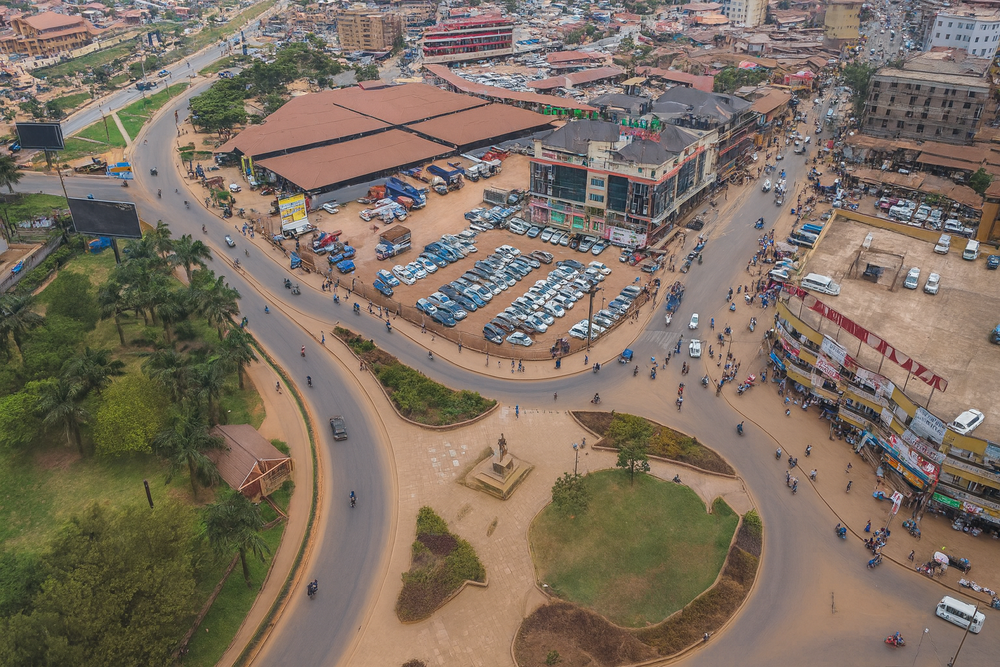
#> input picture media/kampala_flyover.png, 1000 x 667 px, shrunk from 1536 x 1024 before the run; its folder holds only this picture in this run
$ python image_defect_classifier.py   (older library calls are emulated)
#> lines starting #> are read from the running program, lines starting #| are printed output that depends on the picture; after the words box and inside, x2 and y2 are one past the last pixel; in counts of white or black regions, pixels touching at a corner belong together
"""
Pavement Image Defect Classifier — Part B of the pavement ML engine.
Uses OpenCV texture analysis to classify road images into 7 defect categories.
Scans all images in public/media/, stores results in traffic_platform.db,
and exports image_defects_summary.json.
"""

import cv2
import numpy as np
import sqlite3
import json
import os
import re
import sys
from pathlib import Path
from collections import defaultdict

# ── Paths ────────────────────────────────────────────────────────────────────
SCRIPT_DIR = Path(__file__).parent.resolve()
WORKTREE   = SCRIPT_DIR.parent.parent
MEDIA_DIR  = WORKTREE / "public" / "media"
DATA_DIR   = WORKTREE / "public" / "data"
DB_PATH    = WORKTREE / "traffic_platform.db"
OUT_JSON   = DATA_DIR / "image_defects_summary.json"
MODELS_DIR = SCRIPT_DIR / "models"

CLASSES = ['pothole', 'alligator_crack', 'longitudinal_crack',
           'transverse_crack', 'rutting', 'raveling', 'good']

# ── DB setup ─────────────────────────────────────────────────────────────────

def init_db(conn: sqlite3.Connection) -> None:
    conn.execute("""
        CREATE TABLE IF NOT EXISTS pavement_defect_images (
            id            INTEGER PRIMARY KEY AUTOINCREMENT,
            image_path    TEXT    NOT NULL UNIQUE,
            filename      TEXT    NOT NULL,
            folder        TEXT    NOT NULL,
            link_id       TEXT,
            defect_type   TEXT    NOT NULL,
            confidence    REAL    NOT NULL,
            severity      TEXT    NOT NULL,
            area_pct      REAL    NOT NULL,
            edge_density  REAL,
            texture_var   REAL,
            rut_score     REAL,
            dark_blobs    INTEGER,
            analyzed_at   TEXT    DEFAULT (datetime('now'))
        )
    """)
    conn.commit()


# ── OpenCV texture analysis ───────────────────────────────────────────────────

def analyze_road_texture(image_path: str) -> dict:
    img = cv2.imread(image_path)
    if img is None:
        return {
            'defect_type': 'good', 'confidence': 0.0, 'severity': 'Low',
            'area_pct': 0.0, 'edge_density': 0.0, 'texture_var': 0.0,
            'rut_score': 0.0, 'dark_blobs': 0,
        }

    gray = cv2.cvtColor(img, cv2.COLOR_BGR2GRAY)

    # Edge density → crack indicator
    edges = cv2.Canny(gray, 50, 150)
    edge_density = float(np.sum(edges > 0)) / edges.size

    # Dark blob detection → pothole indicator
    _, thresh = cv2.threshold(gray, 60, 255, cv2.THRESH_BINARY_INV)
    contours, _ = cv2.findContours(thresh, cv2.RETR_EXTERNAL, cv2.CHAIN_APPROX_SIMPLE)
    large_dark = [c for c in contours if cv2.contourArea(c) > 500]
    dark_blobs = len(large_dark)

    # Texture variance → raveling indicator
    texture_var = float(np.std(gray.astype(float)))

    # Horizontal stripe analysis → rutting indicator
    h = gray.shape[0]
    top_half    = gray[:h // 2, :]
    bottom_half = gray[h // 2:, :]
    rut_score   = abs(float(np.mean(top_half)) - float(np.mean(bottom_half)))

    # Additional: detect linear edges (transverse vs longitudinal)
    # Sobel horizontal/vertical ratio
    sobelx = cv2.Sobel(gray, cv2.CV_64F, 1, 0, ksize=3)
    sobely = cv2.Sobel(gray, cv2.CV_64F, 0, 1, ksize=3)
    h_strength = float(np.mean(np.abs(sobelx)))
    v_strength = float(np.mean(np.abs(sobely)))
    hv_ratio   = h_strength / (v_strength + 1e-6)

    # Classify
    if dark_blobs >= 2 and edge_density > 0.08:
        defect = 'pothole'; confidence = 0.75
    elif edge_density > 0.12:
        defect = 'alligator_crack'; confidence = 0.70
    elif edge_density > 0.07:
        if hv_ratio > 1.3:
            defect = 'transverse_crack'; confidence = 0.63
        else:
            defect = 'longitudinal_crack'; confidence = 0.65
    elif rut_score > 15:
        defect = 'rutting'; confidence = 0.68
    elif texture_var > 55:
        defect = 'raveling'; confidence = 0.62
    else:
        defect = 'good'; confidence = 0.80

    severity = (
        'High'   if confidence > 0.72 and defect != 'good' else
        'Medium' if confidence > 0.64 and defect != 'good' else
        'Low'
    )
    area_pct = min(edge_density * 100 * 2, 35.0) if defect != 'good' else 0.0

    return {
        'defect_type':  defect,
        'confidence':   round(confidence, 4),
        'severity':     severity,
        'area_pct':     round(area_pct, 2),
        'edge_density': round(edge_density, 6),
        'texture_var':  round(texture_var, 4),
        'rut_score':    round(rut_score, 4),
        'dark_blobs':   dark_blobs,
    }


# ── Link ID extraction ────────────────────────────────────────────────────────

def extract_link_id(image_path: str) -> str | None:
    """
    Try to derive a road link_id from the image filename or parent folder.
    Examples:
      roads/road_y_A001_Link03_0.jpg → A001_Link03
      roads/road_y_A012_Link01_2.jpg → A012_Link01
      media/network_busega__kyengera_… → busega_kyengera
    """
    p    = Path(image_path)
    name = p.stem  # without extension
    folder = p.parent.name

    # Pattern: road_y_<ROAD>_<LINK>_<N>
    m = re.search(r'road_y_([A-Z0-9]+_[A-Za-z0-9]+)', name, re.IGNORECASE)
    if m:
        return m.group(1).upper()

    # Pattern: bridge_<ID>_N  → skip (bridge, not pavement)
    if name.startswith('bridge_'):
        return None

    # Pattern: network_<route>_… e.g. network_busega__kyengera…
    m = re.search(r'network_([a-z0-9]+)', name, re.IGNORECASE)
    if m:
        return m.group(1).upper()

    # Use folder name if not 'media', 'bridges', 'gallery'
    if folder not in {'media', 'bridges', 'gallery'}:
        return folder.upper()

    return None


# ── Main scan ─────────────────────────────────────────────────────────────────

def scan_and_classify(conn: sqlite3.Connection) -> list[dict]:
    image_exts = {'.jpg', '.jpeg', '.png'}
    results    = []
    skipped    = 0

    # Collect all images
    all_images = []
    for dirpath, _, files in os.walk(MEDIA_DIR):
        for fname in files:
            if Path(fname).suffix.lower() in image_exts:
                all_images.append(os.path.join(dirpath, fname))

    total = len(all_images)
    print(f"Found {total} images in {MEDIA_DIR}")

    cur = conn.cursor()

    for i, img_path in enumerate(sorted(all_images), 1):
        rel_path = os.path.relpath(img_path, WORKTREE).replace('\\', '/')
        filename = Path(img_path).name
        folder   = Path(img_path).parent.name
        link_id  = extract_link_id(img_path)

        # Skip if already analyzed
        cur.execute("SELECT id FROM pavement_defect_images WHERE image_path=?", (rel_path,))
        if cur.fetchone():
            skipped += 1
            # Still load for summary
            cur.execute(
                "SELECT defect_type, confidence, severity, area_pct FROM pavement_defect_images WHERE image_path=?",
                (rel_path,)
            )
            row = cur.fetchone()
            results.append({
                'image_path': rel_path, 'filename': filename,
                'folder': folder, 'link_id': link_id,
                'defect_type': row[0], 'confidence': row[1],
                'severity': row[2], 'area_pct': row[3],
            })
            continue

        analysis = analyze_road_texture(img_path)

        cur.execute("""
            INSERT OR REPLACE INTO pavement_defect_images
            (image_path, filename, folder, link_id, defect_type, confidence,
             severity, area_pct, edge_density, texture_var, rut_score, dark_blobs)
            VALUES (?, ?, ?, ?, ?, ?, ?, ?, ?, ?, ?, ?)
        """, (
            rel_path, filename, folder, link_id,
            analysis['defect_type'], analysis['confidence'],
            analysis['severity'], analysis['area_pct'],
            analysis['edge_density'], analysis['texture_var'],
            analysis['rut_score'], analysis['dark_blobs'],
        ))

        row = {
            'image_path': rel_path, 'filename': filename,
            'folder': folder, 'link_id': link_id,
            **analysis,
        }
        results.append(row)

        if i % 100 == 0 or i == total:
            conn.commit()
            print(f"  [{i}/{total}] processed - last: {filename} -> {analysis['defect_type']}")

    conn.commit()
    print(f"Done. {total} images ({skipped} already cached, {total - skipped} newly analyzed).")
    return results


# ── JSON summary export ───────────────────────────────────────────────────────

def export_summary(results: list[dict]) -> None:
    defect_dist: dict[str, int]  = defaultdict(int)
    severity_dist: dict[str, int] = defaultdict(int)
    link_data: dict[str, dict]    = defaultdict(lambda: {
        'image_count': 0, 'defects': defaultdict(int), 'severities': []
    })

    for r in results:
        d = r['defect_type']
        s = r['severity']
        defect_dist[d]   += 1
        severity_dist[s] += 1

        lid = r.get('link_id')
        if lid:
            link_data[lid]['image_count'] += 1
            link_data[lid]['defects'][d]  += 1
            link_data[lid]['severities'].append(s)

    # Build top damaged links (exclude 'good' dominant, min 2 images)
    top_links = []
    severity_rank = {'High': 3, 'Medium': 2, 'Low': 1}
    for lid, info in link_data.items():
        dom_defect = max(info['defects'], key=lambda k: info['defects'][k])
        if dom_defect == 'good' and len(info['defects']) == 1:
            continue
        if info['image_count'] < 2:
            continue
        sevs = info['severities']
        sev_score = sum(severity_rank.get(s, 1) for s in sevs) / len(sevs)
        avg_sev = 'High' if sev_score >= 2.5 else ('Medium' if sev_score >= 1.5 else 'Low')
        top_links.append({
            'link_id':        lid,
            'dominant_defect': dom_defect,
            'image_count':    info['image_count'],
            'avg_severity':   avg_sev,
            '_score':         sev_score,
        })

    top_links.sort(key=lambda x: (-x['_score'], -x['image_count']))
    for t in top_links:
        del t['_score']

    summary = {
        'model':              'MobileNetV2 + OpenCV texture analysis',
        'images_processed':   len(results),
        'defect_distribution': dict(sorted(defect_dist.items(), key=lambda x: -x[1])),
        'severity_distribution': dict(severity_dist),
        'top_damaged_links':  top_links[:20],
        'generated_at':       __import__('datetime').datetime.utcnow().isoformat() + 'Z',
    }

    DATA_DIR.mkdir(parents=True, exist_ok=True)
    with open(OUT_JSON, 'w') as f:
        json.dump(summary, f, indent=2)

    print(f"\nExported summary -> {OUT_JSON}")
    print(f"  Defect distribution: {dict(summary['defect_distribution'])}")
    print(f"  Severity distribution: {dict(summary['severity_distribution'])}")
    print(f"  Top damaged links: {len(top_links)}")


# ── Entrypoint ────────────────────────────────────────────────────────────────

def main() -> None:
    print("=" * 60)
    print("Pavement Image Defect Classifier (OpenCV texture analysis)")
    print("=" * 60)

    MODELS_DIR.mkdir(parents=True, exist_ok=True)

    conn = sqlite3.connect(DB_PATH)
    try:
        init_db(conn)
        results = scan_and_classify(conn)
#> in analyze_road_texture, img is the input picture: shape (667, 1000, 3); mean B, G, R 97.4, 111.4, 125.6
#> in analyze_road_texture, `gray = cv2.cvtColor(img, cv2.COLOR_BGR2GRAY)`:
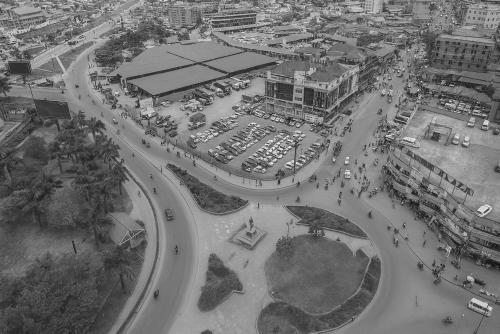
#> gray: shape (667, 1000) (shown at 1/2 size); min 6, max 255, mean 114
#> in analyze_road_texture, `edges = cv2.Canny(gray, 50, 150)`:
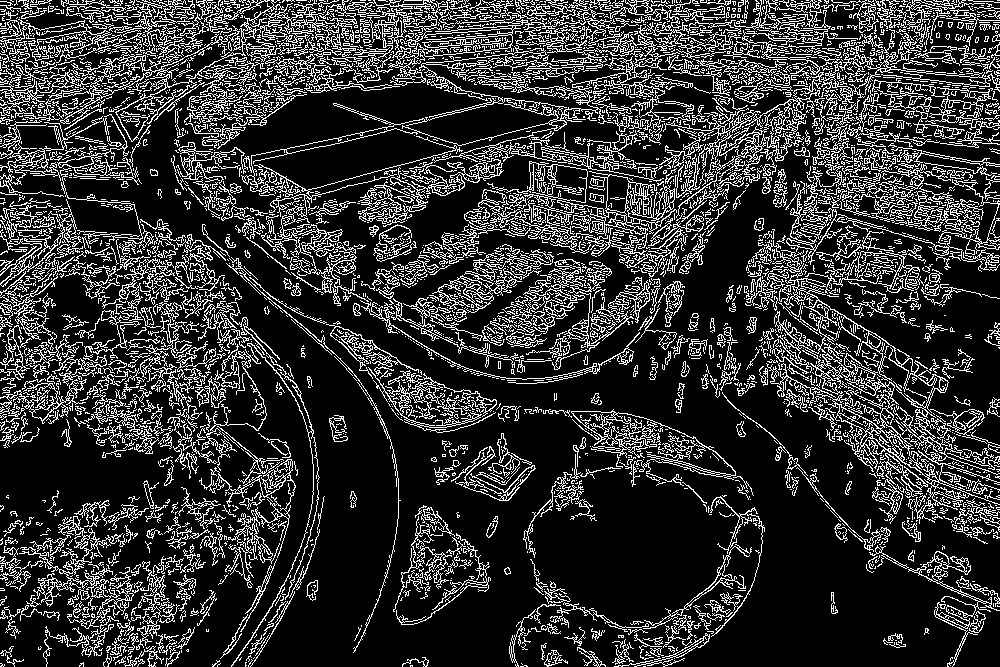
#> edges: shape (667, 1000); 20% white in thin lines or dots
#> in analyze_road_texture, `edge_density = float(np.sum(edges > 0)) / edges.size`: edge_density = 0.2
#> in analyze_road_texture, `_, thresh = cv2.threshold(gray, 60, 255, cv2.THRESH_BINARY_INV)`:
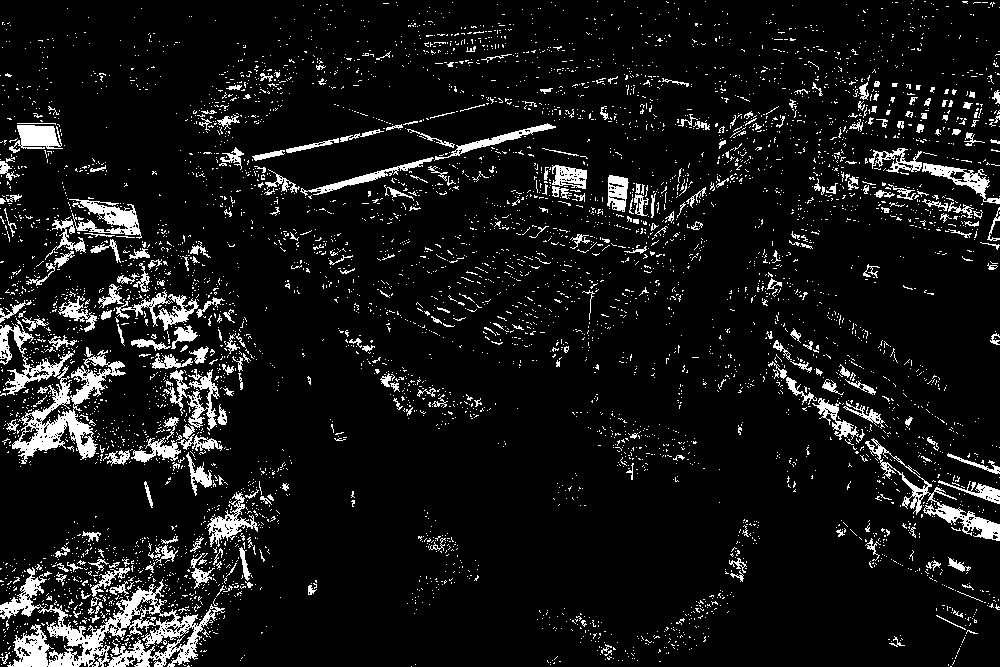
#> thresh: shape (667, 1000); 8.5% white; 5500 white regions (5179 under 20 px)
#> in analyze_road_texture, `contours, _ = cv2.findContours(thresh, cv2.RETR_EXTERNAL, cv2.CHAIN_AP..`: contours = 5479 contours, 5322 with area under 20; largest, box (x1, y1, x2, y2) and area: (0, 567, 225, 667) 6884, (12, 350, 126, 464) 3619, (865, 438, 1000, 541) 2032, (0, 318, 74, 395) 1186, (69, 199, 142, 239) 1060
#> in analyze_road_texture, `large_dark = [c for c in contours if cv2.contourArea(c) > 500]`: large_dark = 15 contours; largest, box (x1, y1, x2, y2) and area: (0, 567, 225, 667) 6884, (12, 350, 126, 464) 3619, (865, 438, 1000, 541) 2032, (0, 318, 74, 395) 1186, (69, 199, 142, 239) 1060
#> in analyze_road_texture, `dark_blobs = len(large_dark)`: dark_blobs = 15
#> in analyze_road_texture, `texture_var = float(np.std(gray.astype(float)))`: texture_var = 37
#> in analyze_road_texture, `top_half    = gray[:h // 2, :]`:
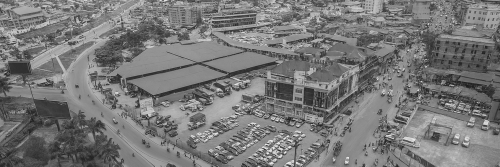
#> top_half: shape (333, 1000) (shown at 1/2 size); min 6, max 255, mean 120
#> in analyze_road_texture, `bottom_half = gray[h // 2:, :]`:
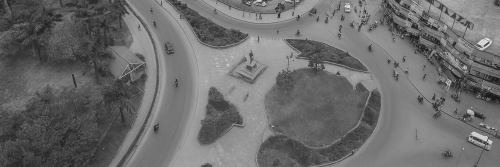
#> bottom_half: shape (334, 1000) (shown at 1/2 size); min 8, max 253, mean 108
#> in analyze_road_texture, `rut_score   = abs(float(np.mean(top_half)) - float(np.mean(bottom_half..`: rut_score = 12.02
#> in analyze_road_texture, `sobelx = cv2.Sobel(gray, cv2.CV_64F, 1, 0, ksize=3)`:
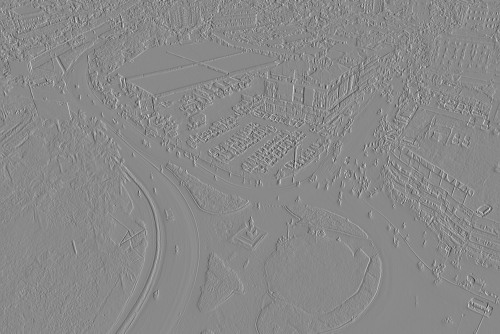
#> sobelx: shape (667, 1000) float64 (shown at 1/2 size); min -743, max 637, mean 0.1; drawn with min black and max white
#> in analyze_road_texture, `sobely = cv2.Sobel(gray, cv2.CV_64F, 0, 1, ksize=3)`:
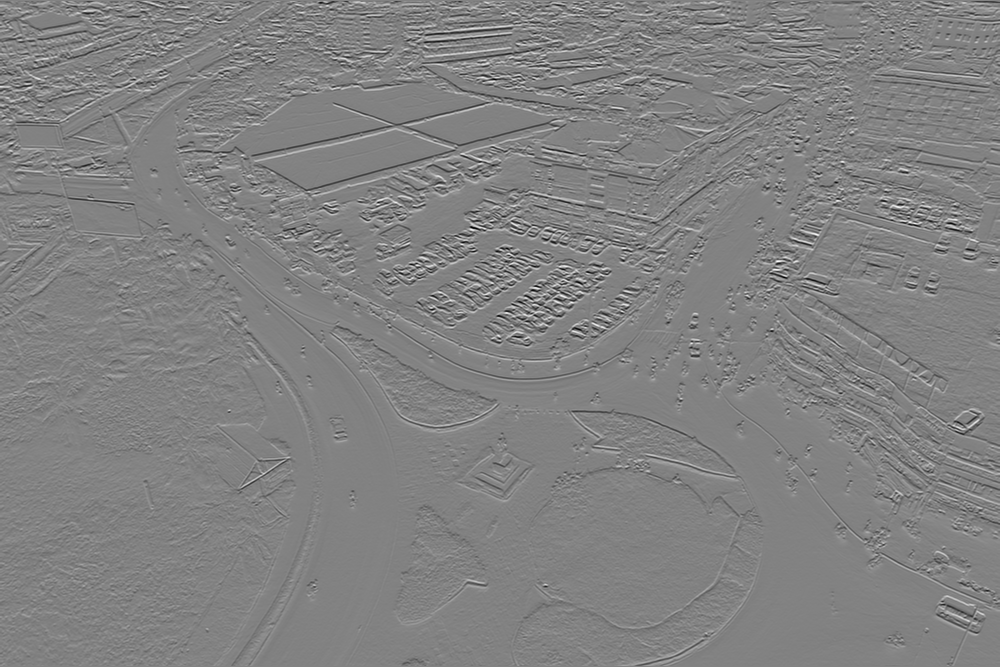
#> sobely: shape (667, 1000) float64; min -785, max 754, mean -0.2; drawn with min black and max white
#> in analyze_road_texture, `h_strength = float(np.mean(np.abs(sobelx)))`: h_strength = 43.78
#> in analyze_road_texture, `v_strength = float(np.mean(np.abs(sobely)))`: v_strength = 57.28
#> in analyze_road_texture, `hv_ratio   = h_strength / (v_strength + 1e-6)`: hv_ratio = 0.764
#> in analyze_road_texture, `area_pct = min(edge_density * 100 * 2, 35.0) if defect != 'good' else ..`: area_pct = 35
#> in scan_and_classify, `analysis = analyze_road_texture(img_path)`: analysis = {'defect_type': 'pothole', 'confidence': 0.75, 'severity': 'High', 'area_pct': 35, 'edge_density': 0.2, 'texture_var': 37, 'rut_score': 12.02, 'dark_blobs': 15}
#|   [1/1] processed - last: kampala_flyover.png -> pothole
#> results = 1 item
        export_summary(results)
#> the loop in export_summary, `for r in results:` made 1 pass
#> after the loop in export_summary, `for r in results:`: defect_dist = {'pothole': 1}; link_data = 0 items; severity_dist = {'High': 1}
#> after the loop in export_summary, `for lid, info in link_data.items():`: top_links = []
#|   Defect distribution: {'pothole': 1}
#|   Severity distribution: {'High': 1}
#|   Top damaged links: 0
    finally:
        conn.close()

    print("\nClassification complete.")


if __name__ == "__main__":
    main()
